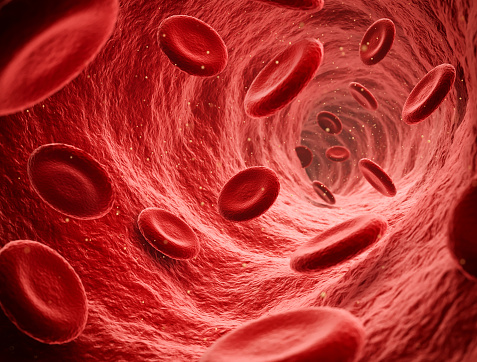
#> input picture bloodCells.jpg, 477 x 362 px
$ python idealLowpassFilter_butterworthLowpassFilter.py
#> lines starting #> are read from the running program, lines starting #| are printed output that depends on the picture; after the words box and inside, x2 and y2 are one past the last pixel; in counts of white or black regions, pixels touching at a corner belong together
# F55121006_Felisya Brigita Tania Wong_A

import cv2
import numpy as np
from matplotlib import pyplot as plt

# membaca gambar
img = cv2.imread('bloodCells.jpg', 0)
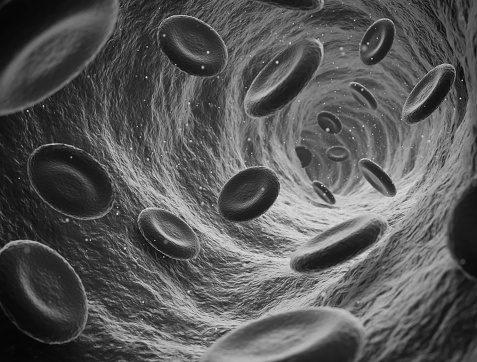
#> img: shape (362, 477); min 3, max 229, mean 88

# melakukan FFT pada citra
f = np.fft.fft2(img)
fshift = np.fft.fftshift(f)

# Filter Ideal Lowpass
rows, cols = img.shape
#> rows = 362; cols = 477
crow, ccol = rows // 2, cols // 2
#> crow = 181; ccol = 238

# membuat mask dengan nilai nol di tengah dan nilai satu di bagian lain
mask = np.zeros((rows, cols), np.uint8)
r = 80  # radius lingkaran
cv2.circle(mask, (ccol, crow), r, 1, -1)
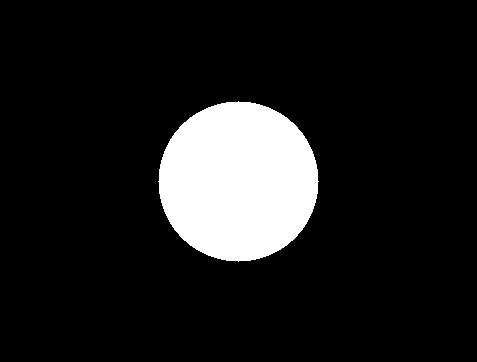
#> mask: shape (362, 477); values 0 (black) and 1 (white), 11.6% white; 1 white region, box (x1, y1, x2, y2) and area: (158, 101, 319, 262) 20081

# menerapkan mask dan melakukan IFFT
fshift_ILP = fshift * mask
f_ILP = np.fft.ifftshift(fshift_ILP)
img_ILP = np.real(np.fft.ifft2(f_ILP))
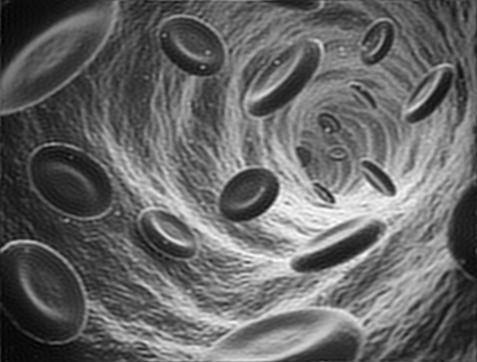
#> img_ILP: shape (362, 477) float64; min -3.22, max 223.8, mean 88; drawn with min black and max white

# Filter Butterworth Lowpass
D0 = 80  # frekuensi cutoff
n = 2  # orde filter

# membuat filter Butterworth dengan frekuensi potong D0 dan orde n
butterworth_lp = np.zeros((rows, cols))
for i in range(rows):
    for j in range(cols):
        distance = np.sqrt((i - crow) ** 2 + (j - ccol) ** 2)
        butterworth_lp[i, j] = 1 / (1 + (distance / D0) ** (2 * n))
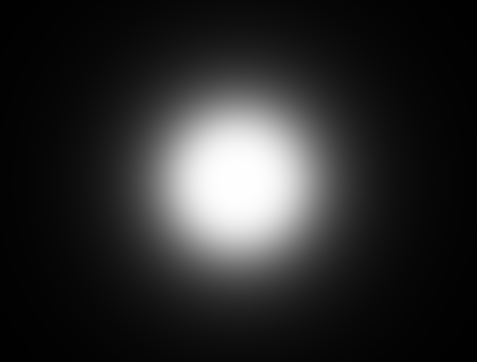
#> butterworth_lp: shape (362, 477) float64; min 0.0051, max 1, mean 0.168

# menerapkan filter dan melakukan IFFT
fshift_BLP = fshift * butterworth_lp
f_BLP = np.fft.ifftshift(fshift_BLP)
img_BLP = np.real(np.fft.ifft2(f_BLP))

# tampilkan gambar
plt.subplot(2, 2, 1), plt.imshow(img, cmap='gray')
plt.title('Original Image'), plt.xticks([]), plt.yticks([])
plt.subplot(2, 2, 2), plt.imshow(np.log(1 + np.abs(fshift)), cmap='gray')
plt.title('Magnitude Spectrum'), plt.xticks([]), plt.yticks([])
plt.subplot(2, 2, 3), plt.imshow(img_ILP, cmap='gray')
plt.title('Ideal Lowpass Filter'), plt.xticks([]), plt.yticks([])
plt.subplot(2, 2, 4), plt.imshow(img_BLP, cmap='gray')
plt.title('Butterworth Lowpass Filter'), plt.xticks([]), plt.yticks([])
plt.show()
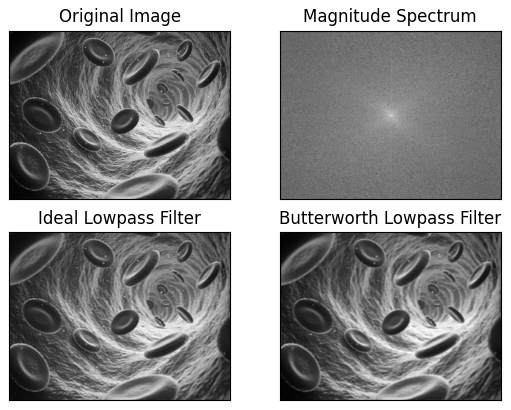
#> figure drawn by matplotlib, 4 panels
